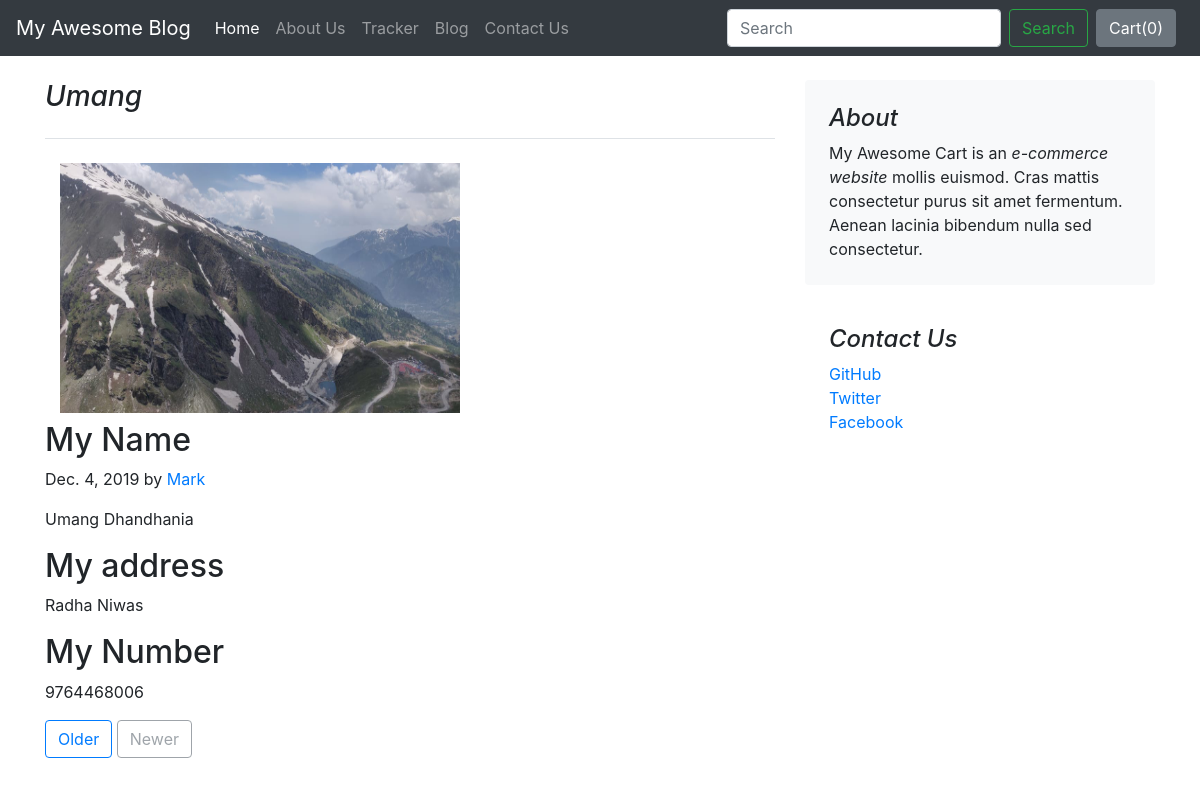
The page /blog/blogpost/1 on the database its author committed.
### blog/models.py (models this page shows)
class Blogpost(models.Model):
    post_id = models.AutoField(primary_key=True)
    title = models.CharField(max_length=50)
    head0  = models.CharField(max_length=300)
    chead0  = models.CharField(max_length=3000, default="" )
    chead1  = models.CharField(max_length=3000, default="" )
    chead2  = models.CharField(max_length=3000, default="" )
    head1  = models.CharField(max_length=300)
    head2  = models.CharField(max_length=300)
    pub_date = models.DateField()
    thumbnail = models.ImageField(upload_to="shop/images", default="")
    def __str__(self):
        return self.title

### blog/views.py (the view)
# urls.py: path('blogpost/<int:id>', views.blogpost, name="blogPost"),
def blogpost(request, id):
    post = Blogpost.objects.filter(post_id=id)[0]
    print(post)
    return render(request, 'blog/blogpost.html',{'post':post})

### blog/templates/blog/blogpost.html (shortened to what this page needs)
{% extends 'blog/basic.html' %}
{% block body %}
<div class="container">
<div class="row mt-4">
    <div class="col-md-8 blog-main">
      <h3 class="pb-4 mb-4 font-italic border-bottom">
        {{post.title}}
      </h3>
      <div class="container my-2">
      <img src='/media/{{post.thumbnail}}' width="400" height="250" alt="">
        </div>
      <div class="blog-post mt-2">
        <h2 class="blog-post-title">{{post.head0}}</h2>
        <p class="blog-post-meta">{{post.pub_date}} by <a href="#">Mark</a></p>
        <p>{{post.chead0}}</p>
        <h2>{{post.head1}}</h2>
        <p>{{post.chead1}}</p>
        <h2>{{post.head2}}</h2>
        <p>{{post.chead2}}</p>
      </div>
      <nav class="blog-pagination">
        <a class="btn btn-outline-primary" href="#">Older</a>
        <a class="btn btn-outline-secondary disabled" href="#" tabindex="-1" aria-disabled="true">Newer</a>
      </nav>
    </div>
    <aside class="col-md-4 blog-sidebar">
      <div class="p-4 mb-3 bg-light rounded">
        <h4 class="font-italic">About</h4>
        <p class="mb-0">My Awesome Cart is an <em>e-commerce website</em> mollis euismod. Cras mattis consectetur purus sit amet fermentum. Aenean lacinia bibendum nulla sed consectetur.</p>
      </div>
      <div class="p-4">
        <h4 class="font-italic">Contact Us</h4>
        <ol class="list-unstyled">
          <li><a href="#">GitHub</a></li>
          <li><a href="#">Twitter</a></li>
          <li><a href="#">Facebook</a></li>
        </ol>
      </div>
    </aside>
  </div>
</div>
{% endblock %}

### rows shown on the page
Blogpost: title "Umang", thumbnail (picture), head0 "My Name", pub_date "Dec. 4, 2019", chead0 "Umang Dhandhania", head1 "My address", chead1 "Radha Niwas", head2 "My Number", chead2 "9764468006"
